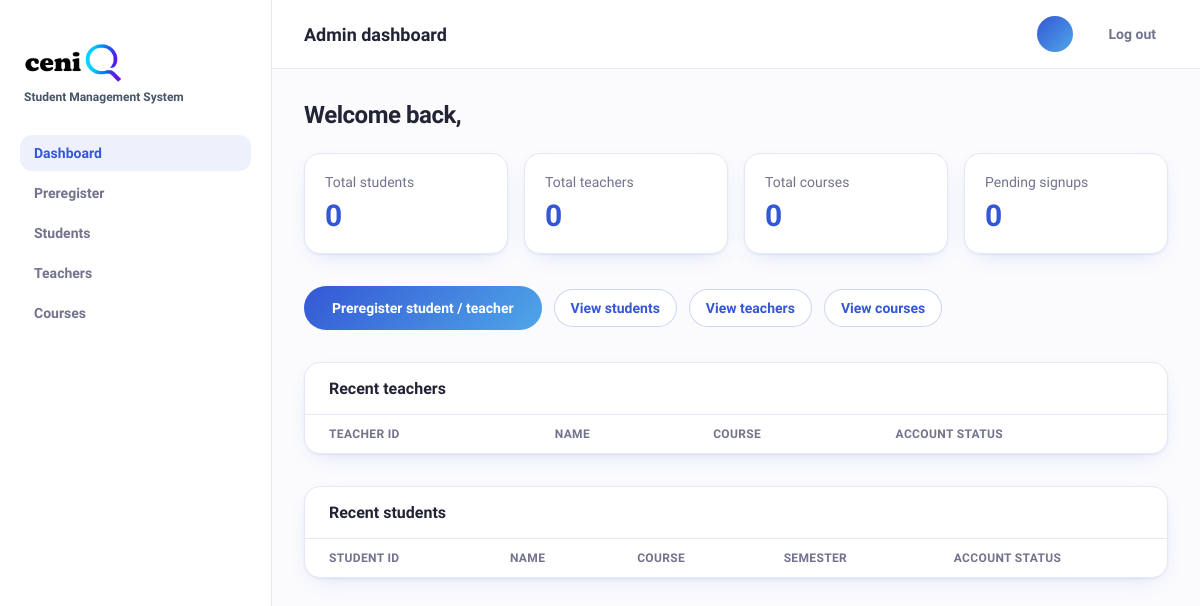
/admin-dashboard/ (signed in), run on an earlier commit of the app's database.
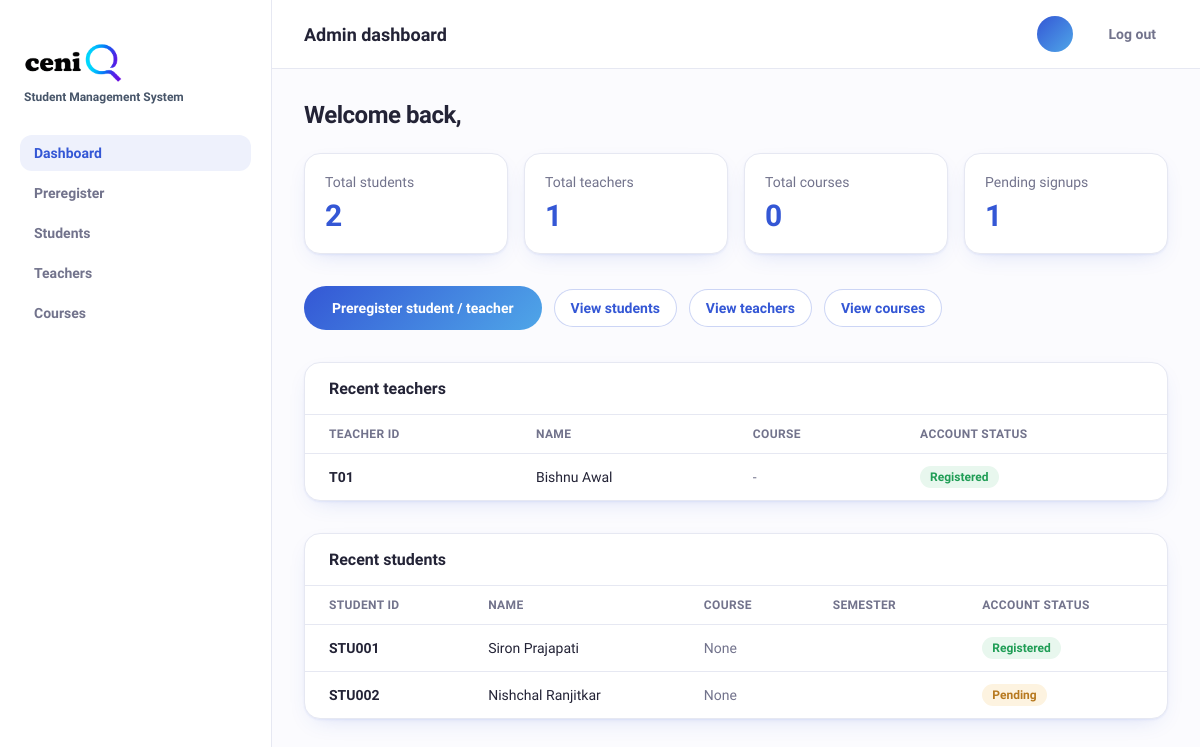
And on a later commit of the database.
### teachers/models.py (models this page shows, shortened)
class Teacher(models.Model):
    user = models.OneToOneField(
        settings.AUTH_USER_MODEL,
        on_delete= models.CASCADE,
        null=True,
        blank=True,
        related_name="teacher_profile",
    )
    first_name = models.CharField(max_length=30)
    last_name = models.CharField(max_length=30)
    teacher_id = models.CharField(max_length=20, unique=True)
    courses = models.ManyToManyField(Course, related_name="teahcers",blank= True)

### students/models.py (models this page shows, shortened)
class Student(models.Model):
    class Semester(models.TextChoices):
        SEM1 = "1", "Sem 1"
        SEM2 = "2", "Sem 2"
        SEM3 = "3", "Sem 3"
        SEM4 = "4", "Sem 4"
        SEM5 = "5", "Sem 5"
        SEM6 = "6", "Sem 6"
        SEM7 = "7", "Sem 7"
        SEM8 = "8", "Sem 8"
    user = models.OneToOneField(
        settings.AUTH_USER_MODEL,
        on_delete=models.CASCADE,
        null=True,
        blank=True,
        related_name="student_profile",
    )
    first_name = models.CharField(max_length=30)
    last_name = models.CharField(max_length=30)
    student_id = models.CharField(max_length=20, unique=True)
    course = models.ForeignKey(
        Course, on_delete=models.SET_NULL, null=True, blank=True, related_name="students"
    )
    semester = models.CharField(max_length=1, choices=Semester.choices, blank=True, null=True)
    email = models.EmailField(unique=True, null=True, blank=True)
    phone = models.CharField(max_length=15, blank=True)
    address = models.CharField(max_length=100, blank=True)
    dob = models.DateField(null=True, blank=True)
    gender = models.CharField(max_length=20, blank=True)
    profile_completed = models.BooleanField(default=False)
    created_at = models.DateTimeField(auto_now_add=True)

### accounts/views.py (the view)
# urls.py: path("admin-dashboard/",views.admin_dashboard,name="admin_dashboard"),
@login_required
def admin_dashboard(request):
    if not request.user.is_admin():
        return HttpResponseForbidden("You don't have access to this page.")
    context = {
        "total_students" : Student.objects.count(),
        "total_teachers" : Teacher.objects.count(),
        "total_courses" : Course.objects.count(),
        "pending_signups" : Student.objects.filter(user__isnull=True).count()+
                            Teacher.objects.filter(user__isnull=True).count(),
        "students" : Student.objects.select_related("course").order_by("student_id"),
        "teachers" : Teacher.objects.all().order_by("teacher_id"),
    }
    return render(request, "accounts/admin_dashboard.html",context)

### accounts/models.py (called while the page is built)
    def is_admin(self):
        return self.role == self.Role.ADMIN or self.is_superuser

### templates/accounts/admin_dashboard.html (shortened to what this page needs)
{% load static %}
<!DOCTYPE html>
<html lang="en">
<head>
  <link rel="stylesheet" href="{% static 'CSS/styles.css' %}" />
</head>
<body>
  <div class="app-shell">
    <aside class="app-sidebar">
      <a href="{% url 'accounts:index' %}" class="brand">
        <img src="{% static 'IMG/ceniQ.png' %}" alt="ceniQ logo" class="ceniQ"/>
          <span class="brand-sub">Student Management System</span>
      </a>
      <nav class="app-nav" aria-label="Admin">
        <a href="{% url 'accounts:admin_dashboard' %}" class="app-nav-item active">Dashboard</a>
        <a href="{% url 'accounts:preregister' %}" class="app-nav-item">Preregister</a>
        <a href="#" class="app-nav-item">Students</a>
        <a href="#" class="app-nav-item">Teachers</a>
        <a href="{% url 'courses:course_list' %}" class="app-nav-item">Courses</a>
      </nav>
    </aside>
    <div class="app-main">
      <header class="app-topbar">
        <h1>Admin dashboard</h1>
        <div class="app-user">
          <span class="app-user-avatar">{{ user.first_name|first|upper}}</span>
          <form method="post" action="{% url 'accounts:logout' %}" class="nav-links" style="display:inline;">
            <button type="submit" class="nav-link">Log out</button>
          </form>
        </div>
      </header>
      <main class="app-content">
        <h2 style="font-size:1.5rem;font-weight:800;letter-spacing:-0.02em;color:var(--foreground);margin:0;">
          Welcome back, {{ user.first_name }}
        </h2>
        <div class="grid sm-cols-2 lg-cols-4 mt-6">
          <div class="stat-card">
            <p class="stat-card-label">Total students</p>
            <p class="stat-card-value">{{ total_students }}</p>
          </div>
          <div class="stat-card">
            <p class="stat-card-label">Total teachers</p>
            <p class="stat-card-value">{{ total_teachers }}</p>
          </div>
          <div class="stat-card">
            <p class="stat-card-label">Total courses</p>
            <p class="stat-card-value">{{ total_courses }}</p>
          </div>
          <div class="stat-card">
            <p class="stat-card-label">Pending signups</p>
            <p class="stat-card-value">{{ pending_signups }}</p>
          </div>
        </div>
        <div class="stack sm-row mt-8">
          <a href="{% url 'accounts:preregister' %}" class="btn btn-primary">Preregister student / teacher</a>
          <div class="flex-row-wrap">
            <a href="#" class="pill-link">View students</a>
            <a href="#" class="pill-link">View teachers</a>
            <a href="#" class="pill-link">View courses</a>
          </div>
        </div>
        <div class="card p-0 mt-8">
          <div class="card-header">
            <h3>Recent teachers</h3>
          </div>
          <div class="table-scroll">
            <table class="data-table">
              <thead>
                <tr>
                  <th>Teacher ID</th>
                  <th>Name</th>
                  <th>Course</th>
                  <th>Account status</th>
                </tr>
              </thead>
              <tbody>
                {% for teacher in teachers %}
                <tr>
                  <td class="cell-strong">{{ teacher.teacher_id }}</td>
                  <td>{{ teacher.first_name }} {{ teacher.last_name }}</td>
                  <td class="cell-muted">
                    {% for c in teacher.courses.all %}
                    {{ c.code }} {% if not forloop.last %}, {% endif %}
                    {% empty %}
                      -
                    {% endfor %}
                  </td>
                  <td>
                    {% if teacher.user_id %}
                    <span class="pill pill-good">Registered</span>
                    {% else %}
                    <span class="pill pill-warn">Pending</span>
                    {% endif %}
                  </td>
                </tr>
                {% endfor %}
              </tbody>
            </table>
          </div>
        </div>
        <div class="card p-0 mt-8">
          <div class="card-header">
            <h3>Recent students</h3>
          </div>
          <div class="table-scroll">
            <table class="data-table">
              <thead>
                <tr>
                  <th>Student ID</th>
                  <th>Name</th>
                  <th>Course</th>
                  <th>Semester</th>
                  <th>Account status</th>
                </tr>
              </thead>
              <tbody>
                {% for student in students %}
                <tr>
                  <td class="cell-strong">{{ student.student_id }}</td>
                  <td>{{ student.first_name }} {{ student.last_name }}</td>
                  <td class="cell-muted">{{ student.course }}</td>
                  <td class="cell-muted">{{ student.semester }}</td>
                  <td>
                    {% if student.user_id %}
                    <span class="pill pill-good">Registered</span>
                    {% else %}
                    <span class="pill pill-warn">Pending</span>
                    {% endif %}
                  </td>
                </tr>
                {% endfor %}
              </tbody>
            </table>
          </div>
        </div>
      </main>
    </div>
  </div>
</body>
</html>

What changed in the data, as far as the page shows it:
added Teacher: teacher_id "T01", first_name "Bishnu", last_name "Awal", shows "Registered"
added Student: student_id "STU001", first_name "Siron", last_name "Prajapati", course "None", shows "Registered"
added Student: student_id "STU002", first_name "Nishchal", last_name "Ranjitkar", course "None", shows "Pending"
Also different on the page:
{{ total_students }}: "0" → "2"
{{ total_teachers }}: "0" → "1"
{{ pending_signups }}: "0" → "1"
